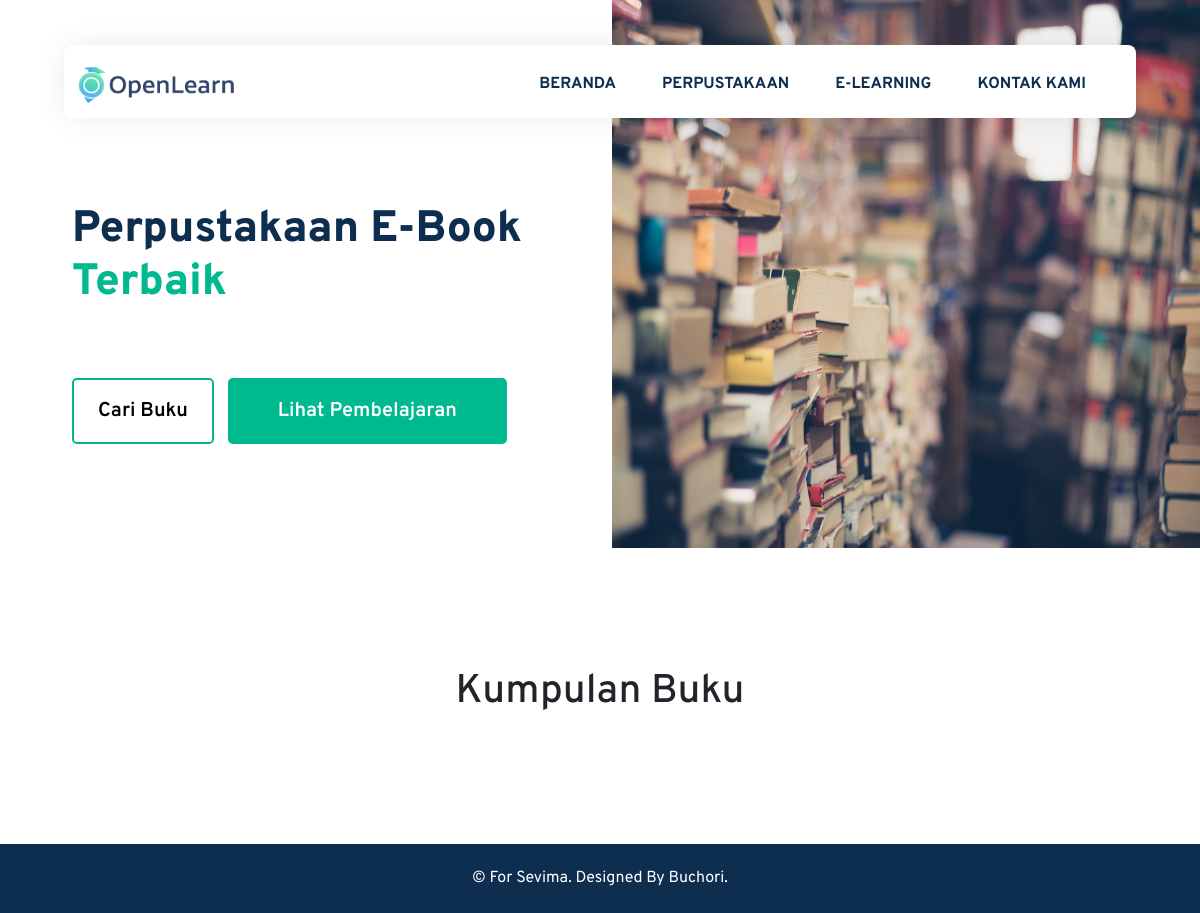
The page /codeigniter-sevima/index.php/buku/perpus on the database as committed earlier.
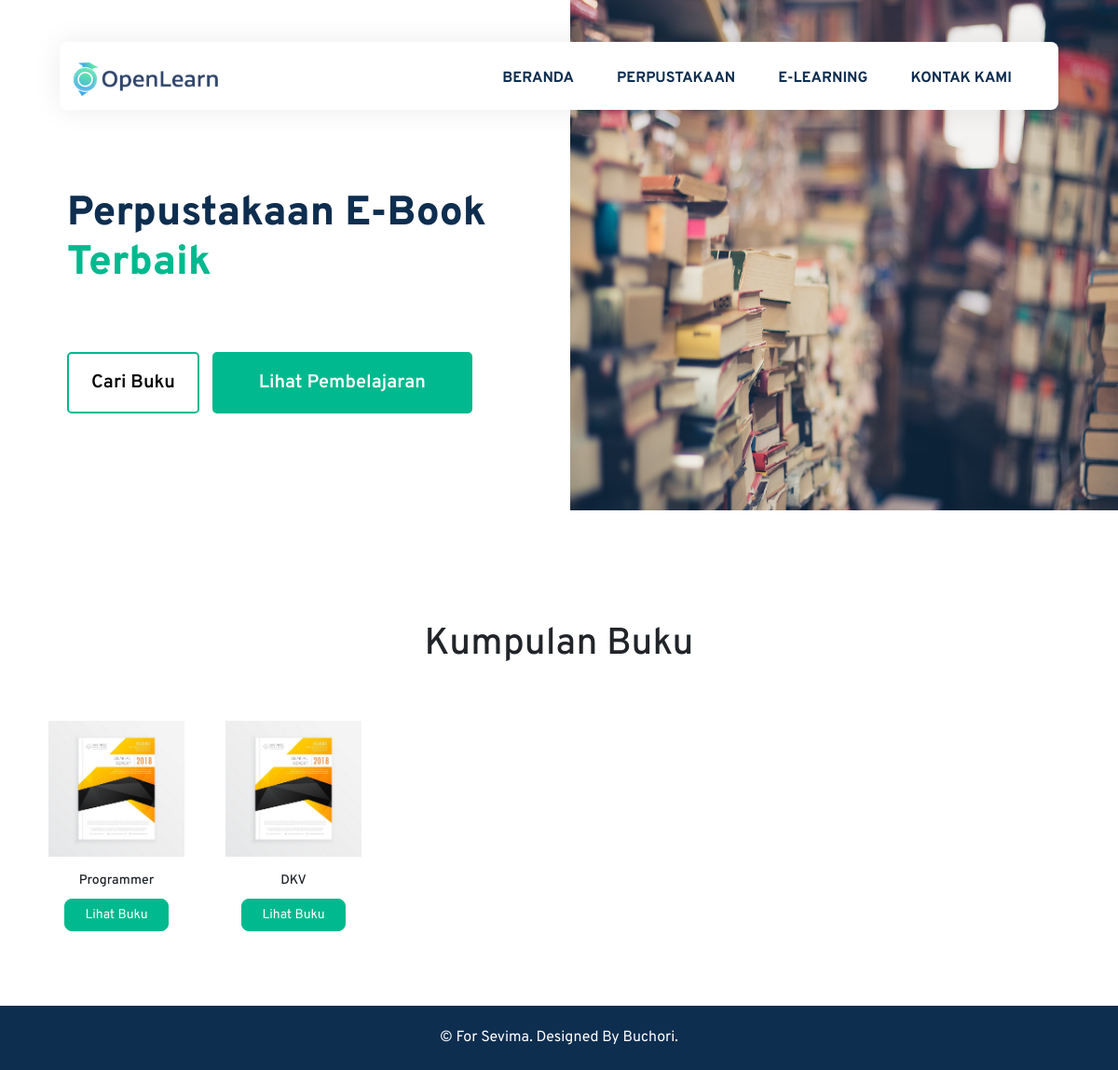
The same page on the database as committed later.
### tables this page shows
CREATE TABLE `sevima_buku` (
  `id_buku` int(12) NOT NULL,
  `nama_buku` varchar(256) NOT NULL,
  `desc_buku` text NOT NULL,
  `file_buku` varchar(256) NOT NULL,
  `diinput_tgl` date NOT NULL
);

### codeigniter-sevima/application/controllers/Buku.php (called while the page is built, shortened)
<?php
class Buku extends CI_Controller {
	function __construct(){
		$this->load->model('buku_model');
        $this->load->library('form_validation');
	}
    public function perpus()
	{
        $data['buku'] = $this->buku_model->getAll();
		$this->load->view('layout/landing/header');
		$this->load->view('perpustakaan', $data);
		$this->load->view('layout/landing/footer');
	}
}

### codeigniter-sevima/index.php (called while the page is built, shortened)
<?php
require_once BASEPATH.'core/CodeIgniter.php';

### codeigniter-sevima/application/models/Buku_model.php (called while the page is built, shortened)
<?php
class Buku_model extends CI_Model {
    public function getAll()
    {
        return $this->db->get('sevima_buku')->result();
    }
}

### codeigniter-sevima/application/views/perpustakaan.php (the view)
<section class="hero">
    <div class="col-lg-12">
        <div class="row">
            <div class="col-lg-6 col-md-6 col-sm-6">
                <div class="content">
                    <div class="text-hero">
                        <h5>Perpustakaan E-Book <span>terbaik</span>
                    </div>
                    <div class="action-btn">
                        <a href="#perpus" class="btn btn-lg btn-secondary py-3 px-4">Cari Buku</a>
                        <a href="belajar" class="btn btn-lg btn-primary py-3 px-5">Lihat Pembelajaran</a>
                    </div>
                </div>
            </div>
            <div class="col-lg-6 col-md-6 col-sm-6">
                <div class="page-banner">
                    <img src="assets/img/slider-home/slider-1.jpg" class="img-responsive " alt="">
                </div>
            </div>
        </div>
    </div>
</section>
<section class="perpus" id="perpus">
    <div class="container">
        <div class="head-content">
            <h1>Kumpulan Buku</h1>
        </div>
        <div class="list-buku">
            <div class="row">
                <?php foreach($buku as $row):?>
                <div class="col-lg-2 col-md-3 col-sm-4 col-6">
                    <div class="wrap-buku">
                        <div class="cover">
                            <img src="assets/img/cover-buku/2.jpg" class="img-responsive" alt="">
                        </div>
                        <div class="title">
                            <h6><?=$row->nama_buku?></h6>
                            <a href="<?= base_url("bukudetail/$row->id_buku") ?>" class="btn btn-primary btn-sm">Lihat Buku</a>
                        </div>
                    </div>
                </div>
                <?php endforeach;?>
            </div>
        </div>
    </div>
</section>

Rows that differ between the two databases and show on the page:
added sevima_buku: nama_buku "Programmer"
added sevima_buku: nama_buku "DKV"
